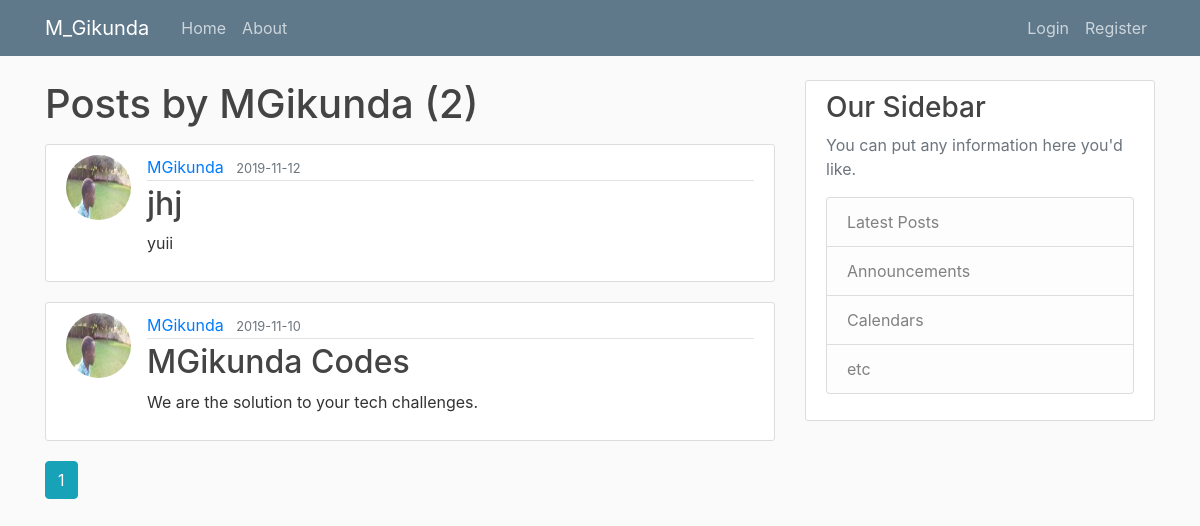
The page /user/MGikunda on the database its author committed.
### peter/models.py (models this page shows, shortened)
class User(db.Model,UserMixin):
	id=db.Column(db.Integer,primary_key=True)
	username=db.Column(db.String(20),unique=True,nullable=False)
	email=db.Column(db.String(120),unique=True,nullable=False)
	image_file=db.Column(db.String(20),nullable=False,default='default.jpg')
	password=db.Column(db.String(60),nullable=False)
	posts=db.relationship('Post',backref='author',lazy=True)

class Post(db.Model):
	id=db.Column(db.Integer,primary_key=True)
	title=db.Column(db.String(100),nullable=False)
	date_posted=db.Column(db.DateTime,nullable=False,default=datetime.utcnow)
	content=db.Column(db.Text,nullable=False)
	user_id=db.Column(db.Integer,db.ForeignKey('user.id'),nullable=False)

### peter/users/routes.py (the view)
@users.route("/user/<string:username>")
def user_posts(username):
	page=request.args.get('page',1,type=int)
	user=User.query.filter_by(username=username).first_or_404()
	posts=Post.query.filter_by(author=user).order_by(Post.date_posted.desc()).paginate(page=page,per_page=3)
	return render_template('user_posts.html',posts=posts,user=user)

### peter/templates/user_posts.html (shortened to what this page needs)
{% extends "layout.html" %}
{% block content %}
    <h1 class="mb-3">Posts by {{user.username}} ({{posts.total}})</h1>
    {% for post in posts.items %}
        <article class="media content-section">
          <img src="{{url_for('static',filename='profile_pics/'+ post.author.image_file)}}" class="rounded-circle article-img">
          <div class="media-body">
            <div class="article-metadata">
              <a class="mr-2" href="{{url_for('users.user_posts',username=post.author.username)}}">{{ post.author.username }}</a>
              <small class="text-muted">{{ post.date_posted.strftime('%Y-%m-%d') }}</small>
            </div>
            <h2><a class="article-title" href="{{url_for('posts.post',post_id=post.id)}}">{{ post.title }}</a></h2>
            <p class="article-content">{{ post.content }}</p>
          </div>
        </article>
    {% endfor %}
    {% for page_num in posts.iter_pages(left_edge=1,right_edge=1,left_current=1,right_current=2) %}
      {%if page_num%}
        {%if posts.page==page_num%}
          <a class="btn btn-info mb-4" href="{{url_for('users.user_posts',username=user.username,page=page_num)}}">{{page_num}}</a>
        {%else%}
        <a class="btn btn-outline-info mb-4" href="{{url_for('users.user_posts',username=user.username,page=page_num)}}">{{page_num}}</a>
        {%endif%}
      {%endif%}
     {% endfor %}
{% endblock content %}

### peter/static/main.css (style rules this page uses)
body { background: #fafafa; color: #333333; margin-top: 5rem; }
h1, h2, h3, h4, h5, h6 { color: #444444; }
.content-section { background: #ffffff; padding: 10px 20px; border: 1px solid #dddddd; border-radius: 3px; margin-bottom: 20px; }
.article-title { color: #444444; }
.article-content { white-space: pre-line; }
.article-img { height: 65px; width: 65px; margin-right: 16px; }
.article-metadata { padding-bottom: 1px; margin-bottom: 4px; border-bottom: 1px solid #e3e3e3 }

### rows shown on the page
User: username "MGikunda"
Post: image_file (picture), author.username "MGikunda", date_posted "2019-11-12", title "jhj", content "yuii"
Post: image_file (picture), author.username "MGikunda", date_posted "2019-11-10", title "MGikunda Codes", content "We are the solution to your tech challenges."

### other values the page prints
{{ posts.total }} "2"
{{ page_num }} "1"
